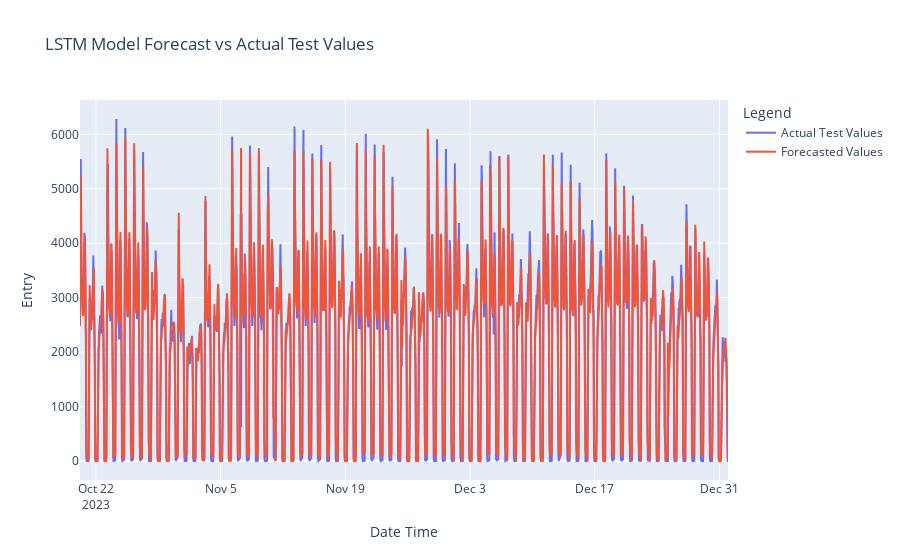

Here is the notebook cell this chart was saved with:
### Code cell
import matplotlib.pyplot as plt
from sklearn.metrics import mean_squared_error, mean_absolute_error, r2_score
import plotly.graph_objects as go

# Extract the 'Date Time' column for the test set
date_time_test = df['Date Time'][-len(y_test):]  # Use the date time series for the test set

# Load the scaler for inverse transformation
scaler_entry = joblib.load('model/scaler_entry.pkl')

# Make predictions on the test dataset
y_pred = model.predict(X_test)

# Check the length of y_pred to ensure it matches y_test
print(f"Length of y_pred: {len(y_pred)}")
print(f"Length of y_test: {len(y_test)}")

# Inverse transform the predictions and actual values
# Create a DataFrame to hold the predictions and actual values
df_pred = pd.DataFrame(y_pred, columns=['Entry'])
df_actual = pd.DataFrame(y_test, columns=['Entry'])

# Inverse transform the 'Entry' column
y_pred_inv = scaler_entry.inverse_transform(df_pred)
y_true_inv = scaler_entry.inverse_transform(df_actual)

# Round the predictions to the nearest whole number and ensure non-negative values
y_pred_inv = np.round(np.maximum(y_pred_inv, 0))
y_true_inv = np.round(np.maximum(y_true_inv, 0))

# Calculate evaluation metrics
rmse = np.sqrt(mean_squared_error(y_true_inv, y_pred_inv))
mae = mean_absolute_error(y_true_inv, y_pred_inv)
r2 = r2_score(y_true_inv, y_pred_inv)

# Print evaluation metrics
print(f"Root Mean Squared Error (RMSE): {rmse}")
print(f"Mean Absolute Error (MAE): {mae}")
print(f"R-squared (R²): {r2}")

# Plot the results with 'Date Time' as the x-axis using Plotly
fig = go.Figure()

fig.add_trace(go.Scatter(x=date_time_test, y=y_true_inv.flatten(), mode='lines', name='Actual Test Values'))
fig.add_trace(go.Scatter(x=date_time_test, y=y_pred_inv.flatten(), mode='lines', name='Forecasted Values'))

fig.update_layout(title='LSTM Model Forecast vs Actual Test Values', xaxis_title='Date Time', yaxis_title='Entry', legend_title='Legend')

fig.show()

### Figure 1 — Plotly figure (JSON) as saved in the notebook; plotly's stock layout.template omitted (floating-point values rounded to 4 significant figures; data arrays with more than 128 entries replaced by an {"elided": "..."} marker saying what was removed)
{"data": [{"mode": "lines", "name": "Actual Test Values", "type": "scatter", "x": {"elided": "1459 str values"}, "y": {"elided": "1459 int values"}}, {"mode": "lines", "name": "Forecasted Values", "type": "scatter", "x": {"elided": "1459 str values"}, "y": {"elided": "1459 int values"}}], "layout": {"legend": {"title": {"text": "Legend"}}, "title": {"text": "LSTM Model Forecast vs Actual Test Values"}, "xaxis": {"title": {"text": "Date Time"}}, "yaxis": {"title": {"text": "Entry"}}}}
